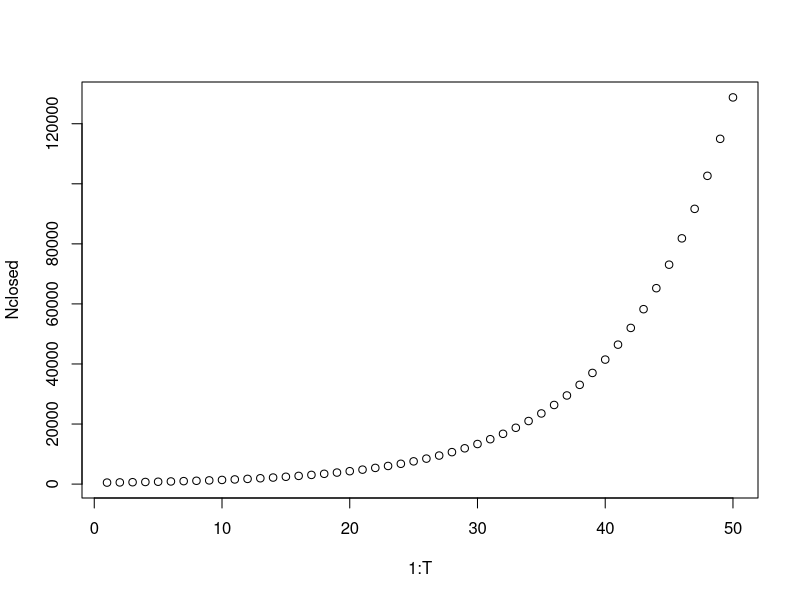

The R source for this figure:
#######################################################################
#######################################################################
####   This script was created by Dr. Jen Cruz as part of      ########
####            Applied Population Ecology Class               ########
####
#### In this script we will explore some basic theoretical     ########
#### models of population growth. We will then explore indices  #######
###  for estimating abundance. Lastly, we will assess potential  ######
###  impacts of not accounting for imperfect detection.          #####
###
###  This is the first script. As you read it note its format,    #####
### note the heavy editing, the break up into sections for each  #####
### stage of your work flow. Some of these sections will be      #####
### common to all scripts, like the 'initial set up' section     ####
### Note the script ends with an end of script line to prevent   ####
### readers from accidentally missing some lines of code.        ###
### Note the spacing through out. Don't assume your line of code ###
### worked. Check that each line worked. This helps debugping.   ###
### Ensure that you follow these good coding practices as you    ####
### adapt code to make it your own. Do you have other good        ###
### coding practices?                                             ###
### NEVER RUN BIG CHUNKS OF CODE YOU DO NOT UNDERSTAND. NEVER RUN ###
### SECTIONS OF MULTIPLE SCRIPTS RANDOMLY. THAT REMOVES THE ABILITY ###
### FOR YOUR WORKFLOW TO BE REPLICABLE.                           ###
###                                                               ###
###                   Let's get started!                          ###
#####################################################################
##### Setting up your workspace ------------------------------------
# Clean your workspace to reset your R environment. #
rm( list = ls() )
# This removes existing objects you may have created in previous sessions. #
# Those are often saved automatically even after you close R. #

# You also need to set your "working directory".#
# This is the "Path" in your computer where all code, output, #
# and other components of your current Rstudio session will be stored.#
# 
# If you create a new RStudio project, this project's folder will # 
# become your working directory #
# I recommend you do this. If you don't know where you are check:
getwd()

###################################################################
#### Load or create data -----------------------------------------

# In this section you can load or create the data you will need. # 

#### THEORETICAL MODELS OF POPULATION GROWTH #####################
# We start by simulating population growth based on discrete #
# time increments and ignoring population cohorts, such as age cohorts. #
# We model the size of population in the next time period, N[t+1], to #
# depends on the births, B, immigration, I, deaths, D, and emigration, E, #
# as well as the initial population size, N[t] #

# starting with the initial population size at time t
N <- 500
# we can then define B, I, D, E:
B <- 150; D <- 90; I <- 70; E <- 30 
#note semicolons allow you to run multiple commands in the same line

# We create our discrete model to calculate N[t+1]
N[2] <- N[1] + (B - D) + (I - E) #recognize this from your readings?
#check what is your resulting population at N[t+1]?
N[2] #since R indexing starts at zero time = 2 is indexed by 2 in this vector

# If the population is closed, we assume that immigration #
#  and emmigration are negligible. we can simplify the #
# population growth model for closed populations as follows: #

# Start with the same initial population size and B, D values
Nclosed <- N #create a new vector so that we don't overwrite the original
Nclosed[2] <- Nclosed[1] + (B-D) #Do you notice what was changed?
# Check the new estimate of N[t+1]:
Nclosed[2] #Note that you check your output all the time!

# We can then calculate the finite rate of increase, R, as the difference 
# between births and deaths per capita:
R <- ( B / Nclosed[1] ) - ( D / Nclosed[1] ) #Notice how we turn total to per capita values?

# The population at N[t+1] can be calculated as:
Nclosed[1] +  ( Nclosed[1] * R ) 
# Did we get the same result?

# Now we move to the classic model of Exponential growth, designed for #
# populations capable of continuous growth with overlapping generations #
# We start by calculating the intrinsic rate of increase, sometimes known #
# also as instantaneous growth rate:
r <- log( Nclosed[2] ) - log( Nclosed[1] )
# Note that this is based on integrating and rearranging a differential #
# equation for instantaneous populations growth: dN / dt = rN
# We can then calculate Nclosed[2] as:
Nclosed[1] * exp( r )
# Did we get the same result?

# Note that the population grows if r > 0, is stationary if r = 0, #
# declines if r < 0. When r > 0, and that the change is exponential.

# If we wanted to calculate growth over multiple time periods we can #
# build a loop. Let's assume the intrinsic rate of growth, r, stays #
# constant through time. #

# Start defining how many periods we want to project to:
T <- 50

# build a loop that moves iteratively through each time period, t
for( t in 1:(T - 1) ){
   Nclosed[ t + 1 ] <- round( Nclosed[ t ] * exp( r ), digits = 0 )
  # we round our population to whole numbers 
   }
# check
Nclosed
# Plot using base plot
plot( 1:T, Nclosed ) 
# on the x axis we plot the time periods, N[t] on the y axis

# Now modify your r and/or T to see how that changes the shape of your curve #
# Do this here and add the curves to your plot using lines()
# Answer:

#### End of classic models section ######################
###### INDICES OF ABUNDANCE - PERILS OF IGNORING IMPERFECT DETECTION #####
# Now that we explored some classic theoretical models, how do we #
# get estimates of population size, or abundance to plug into our models? #
# Field work! What techniques can we use to sample abundance in the field? #
# Name some here:
# Answer:
#
# Add whether you were able to mark individuals with each technique you listed
# Answer:
#
# Were those marks unique, permanent? What are the implications for your #
# ability to estimate abundance through time? #
# Answer:
#

# If you can mark individuals uniquely then you have a traditional #
# mark-capture-recapture study in your hands! 
# But you need to trap more than once. Repeat surveys during a short enough #
# time window allow you to assume closure so that you can focus on  #
# how many individuals you are not detecting, as a result of your sampling #
# protocol. This information allows you to estimate both abundance, N, and #
# detection, p. 
# 
# what happens if you cannot tell individuals apart but you can still count them? #
# Historically this gave you an index of abundance, which is the product of #
# detection, p, and abundance, N= Np
# BUT recent statistical advances now allow you to use repeated counts #
# meaning over multiple repeat surveys, to estimate abundance and detection #
# separately using N-mixture models (Royle 2004)

# What if you can only detect signs that the species is present but not #
# of how many individuals you have? If you have repeat surveys you can #
# estimate both occupancy, phi, and detection, p, using occupancy models #
# McKenzie et al. 2002.

# Notice the common parameter across this modeling techniques is p, but #
# to estimate it we need repeat surveys. These 3 model types are the main focus #
# of this class. #

# But let's go back in time before these models were readily available #
# to a time when indices were common. #
# 
# Catch per unit effort, is the number of individuals / effort
# 
# Let's simulate a scenario where we put out 10 nets to catch some fish
# define our number of nets
nets <- 10
# now randomly drawn some fish into each net between the 50 to 300 range:
catch <- sample( 50:300, size = nets, replace = TRUE )
# what was our catch?
catch
# what is our catch per unit effort? #
# We calculate it as total catch / number of nets put out:#
sum( catch ) / nets

# We place 10 more nets out but this time our nets end up on the shallows #
# We don't realize it but we are unable to catch as many fish in these nets # 
added.catch <- sample( 10:100, size = nets, replace = TRUE )
# catch per unit effort for this second lot of nets
sum( added.catch ) / ( nets ) 

# If we didn't know these two sets were placed in different locations #
# influencing how many fish we were able to catch we would assume all nets #
# were the same, we would have expected uniform catch throughout the lake:
( sum( catch ) + sum( added.catch ) ) / ( nets + nets )

# So being aware of things that influence our catchability? or in other words #
# our sampling, or ability to detect individuals is important in coming up #
# with reasonable estimates of abundance. 

# Lincoln-Petersen estimate
# Now let's go out and use pitfall traps to catch some sagebrush lizards #
# We marked them using nail polish.
# the true number of lizards is 100
N <- 500
#Let's set seed so that we get the same values
set.seed( 2021 )
# We can trap anywhere from none to all:
n1 <- sample( 0:N, 1 ) 
# How many did we get?
n1
# We go out again on day 2 to check our pitfall traps again #
# how many do we catch this time? 
n2 <- sample( 0:N, 1 )
# How many did we get?
n2
# how many of these were marked at time 1? 
# we can't get more than were marked during time 1 #
# or that were trapped at time 2, so we draw a sample smaller than #
# the smallest of both
m2 <- sample( 1:min( n1, n2 ), 1 )
# check 
m2

# If we assume that capture probability is the same for all animals, #
# that marking doesn't affect their detection, no marks are lost, 
# and each sample is a random sample of the population, we can use 
# the Lincoln-Petersen index:
N_est <- ( n1 * n2 )  / m2
# What is our estimate of abundance of lizards?
N_est

# How can we repeat this process a few times to see how much our 
# N_est will vary when our initial captures, n1, recaptures, m2, 
# and total captures at time 2, n2, vary?
# remember our true abundance:
N
# We can repeat this exercise multiple times by putting all #
# the steps above together in a loop, converting our object to vectors #

# Start by defining how many times we repeat the study. #
# Say that you assumed each repeat was a different site that also #
# had abundance = N #
I <- 30
# Then add values to each vector you created above:
for( i in 2:I){
  n1[i] <- sample( 0:N, 1 )
  n2[i] <- sample( 0:N, 1 )
  m2[i] <- sample( 1:min( n1[i], n2[i] ), 1 )
  N_est[i] <- ( n1[i] * n2[i] )  / m2[i]
}
# What were our estimates:
round( N_est, 0 )
# Note some of our estimates are way off our true N
# let's explore why? 
round( N_est, 0)
round( m2/N_est, 2)
round( n1/N_est, 2)
round( n2/N_est, 2)
# What reasons can you see that result in largely imprecise #
# estimates?
# Answer:
#
###### Schnabel index:
# This index builds up on some of the concepts of keeping track of #
# how many individuals are captured each survey, C[t], marking them, #
# and then keeping track of how many marked and available for recapture, #
# M[t+1], and how many are actually recaptured in the following survey, #
# R[t+1].
# Abundance is estimated as:
# N_est = summation( C[t] * M[t] ) / summation( R[t]), over t surveys

#Let's simulate some data first:
# Let's define what our true population abundance is:
N <- 5000
# our total number of surveys
T <- 30
# let's assume that capture probability is fairly constant among surveys #
# because we are using the same protocol including standardizing weather #
#  conditions, observer, and number of traps #

# We will create a loop to estimate abundance 10 times, we start with #
# drawing capture probabilities in the range between 0.4 and 0.6
P <- runif( n = 10, min = 0.4, max = 0.6 )
P
# Now we simulate data for each capture probability, printing out #
# our estimate of abundance, N_est, for each:
for( p in P ){
# Start by simulating the number of animals captured in trapping surveys #
# assuming capture probability is p
C <- N * sample( p, T, replace = TRUE ) 
# create vector for newly marked individuals, assign newM[1] = C[1]:
newM <- c( C[1], rep(NA, T-1) )
#Set vector of marked individuals, available for capture, with M[1] = 0:
M <- c( 0, rep(NA, T-1) )
# Loop iteratively over following surveys:
for( t in 2:T ){
  # newly marked individuals in later surveys are drawn randomly 
  # to be less than half of those captured, unless
  # M > N at which point there are no new individuals to mark
  newM[t] <- ifelse( M[t-1] >= N, 0, sample(1:(C[t]/2),1 ) ) 
  # when newM makes M > N correct it to make it N:
  newM[t] <- ifelse( (newM[t] + M[t-1]) >= N, (N - M[t-1]), newM[t] )
  # update the number of marked individuals available for capture:
  M[t] <- sum( newM[1:t] )
}
# recaptures are the individuals that were not newly marked each survey:
R <- C - newM 
# We have simulated data for capture probability p.
# Now use simulated values to estimate abundance using the Schanabel index:
N_est <- sum( C * M ) / sum( R )
# print our estimate as we run through the loop
print( N_est )
} #end of looping over capture probabilities

# Repeat the exercise above in a situation where you have low detection #
# so P between 0.1 and 0.2
# What happens to the estimates of abudance?
# Answer:
# What if you increase the number of sampling sessions to T = 40?
# Answer:

# What does this tell you about the influence of low detection on this index?
# Answer:

#############end of indices section #########################

###################   END OF SCRIPT  ################################